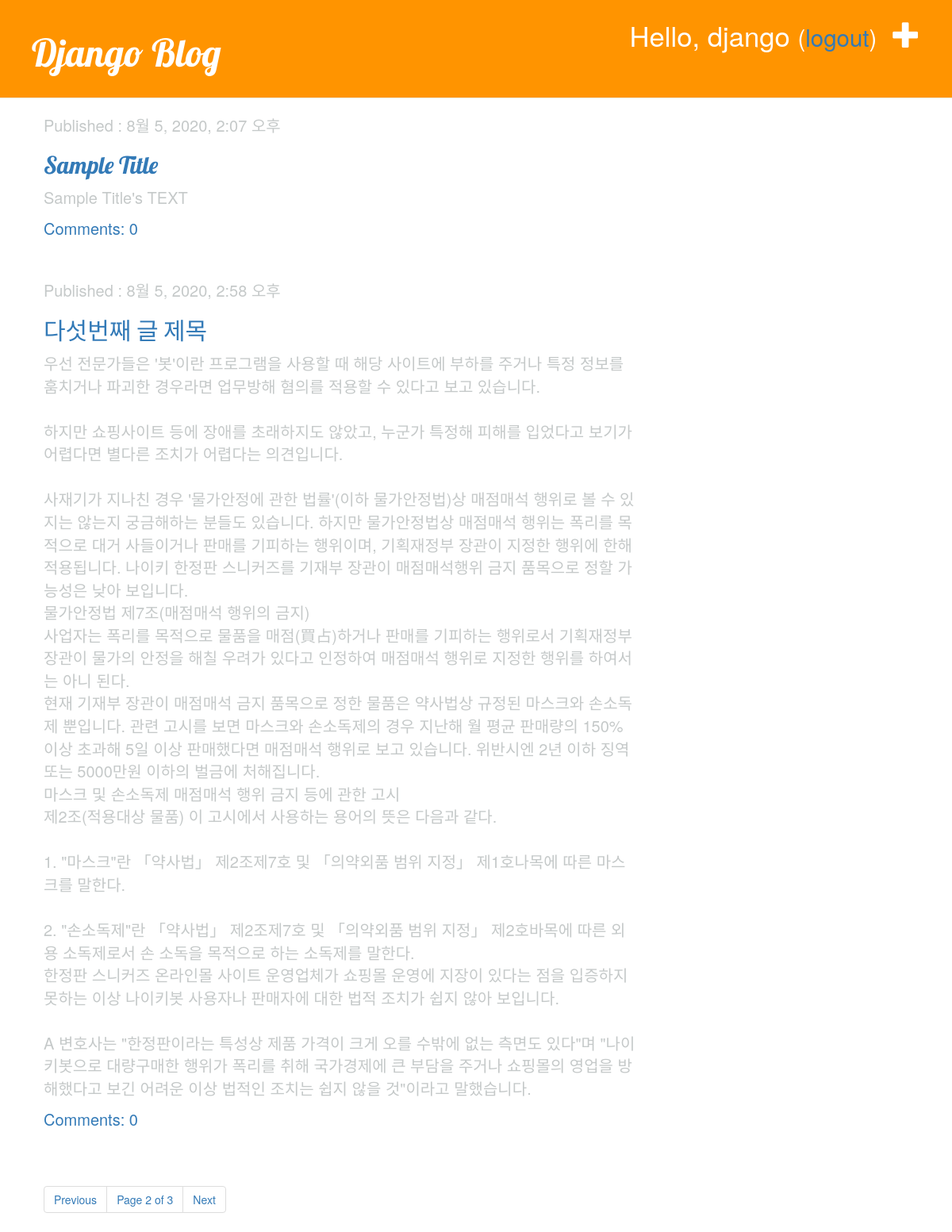
Page /?page=2 (signed in) on the committed database.
### blog/models.py (models this page shows, shortened)
class Post(models.Model):
    author = models.ForeignKey('auth.User',on_delete=models.CASCADE)
    title = models.CharField(max_length=200, validators=[min_length_3_validator])
    text = models.TextField()
    created_date = models.DateTimeField(default=timezone.now)
    published_date = models.DateTimeField(blank=True, null=True)

### blog/views.py (the view)
# urls.py: path('', views.post_list, name='post_list'),
def post_list(request):
    post_list = Post.objects.filter(published_date__lte=timezone.now()).\
        order_by('published_date')
    paginator = Paginator(post_list, 2)
    page = request.GET.get('page')
    try:
        posts = paginator.page(page)
    except PageNotAnInteger:
        posts = paginator.page(1)
    except EmptyPage:
        posts = paginator.page(paginator.num_pages)
    return render(request, 'blog/post_list.html', {'posts': posts})

### blog/templates/blog/post_list.html
{% extends 'blog/base.html' %}
{% block content %}
    {% for post in posts %}
        <div class="post">
            <div class="date">
                <p>Published : {{ post.published_date }}</p>
                <h2><a href="{% url 'post_detail' pk=post.pk %}">{{ post.title|title }}</a></h2>
                <p>{{ post.text|linebreaksbr }}</p>
                <a href="{% url 'post_detail' pk=post.pk %}">Comments: {{ post.comments.count }}</a>
            </div>
        </div>
    {% empty %}
        <div>요청하신 Post 가 존재하지 않습니다</div>
    {% endfor %}
    {% include 'blog/pagination.html' with page=posts %}
{% endblock %}

### blog/templates/blog/base.html (shortened to what this page needs)
<!DOCTYPE html>
{% load static %}
<html lang="ko">
<head>
    <link rel="stylesheet" href="https://stackpath.bootstrapcdn.com/bootstrap/3.4.1/css/bootstrap.min.css">
    <link rel="stylesheet" href="https://stackpath.bootstrapcdn.com/bootstrap/3.4.1/css/bootstrap-theme.min.css">
    <link rel="stylesheet" href="{% static 'css/blog.css' %}">
</head>
<body>
    <div class = "page-header">
        {% if user.is_authenticated %}
            <a href="{% url 'post_new' %}" class="top-menu">
                <span class="glyphicon glyphicon-plus"></span>
            </a>
            <p class="top-menu">Hello, {{user.username}}
                <small>(<a href="{% url 'logout' %}?next={{request.path}}">logout</a>)</small></p>
        {% else %}
            <a href="{% url 'login' %}" class="top-menu">
                <span class="glyphicon glyphicon-lock"></span>
            </a>
        {% endif %}
        <h1><a href="/">Django Blog</a></h1>
    </div>
    <div class="content container">
        <div class="row">
            <div class="col-md-8">
               {% block content %}
                {% endblock %}
            </div>
        </div>
    </div>
</body>
</html>

### blog/static/css/blog.css (style rules this page uses)
.page-header { background-color: #ff9400; margin-top: 0; padding: 20px 20px 20px 40px; }
.page-header h1, .page-header h1 a, .page-header h1 a:visited, .page-header h1 a:active { color: #ffffff; font-size: 36pt; text-decoration: none; }
h1, h2, h3, h4 { font-family: 'Lobster', cursive; }
.content { margin-left: 40px; }
.post { margin-bottom: 50px; }
.date { color: #c5c9c9; font-size: 15pt; }
.top-menu, .top-menu:hover, top-menu:visited { color: white; font-size: 26pt; margin-right: 20px; float: right; }

### rows in the picture
Post: published_date "8월 5, 2020, 2:07 오후", title "Sample Title", text "Sample Title's TEXT", comments.count "0"
Post: published_date "8월 5, 2020, 2:58 오후", title "다섯번째 글 제목", text "우선 전문가들은 '봇'이란 프로그램을 사용할 때 해당 사이트에 부하를 주거나 특정 정보를 훔치거나 파괴한 경우라면 업무방해 혐의를 적용할 수 있다고 보고 있습니다. 하지만 쇼핑사이트 등에 장애를 초래하지도 않았고, 누군가 특정해 피해를 입었다고 보기가 어렵다면 별다른 조치가 어렵다는 의견입니다. 사재기가 지나친 경우 '물가안정에 관한 법률'(이하 물가안정법)상 매점매석 행위로 볼 수 있지는 않는지 궁금해하는 분들도 있습니다. 하지만 물가안정법상 매점매석 행위는 폭리를 목적으로 대거 사들이거나 판매를 기피하는 행위이며, 기획재정부 장관이 지정한 행위에 한해 적용됩니다. 나이키 한정판 스니커즈를 기재부 장관이 매점매석행위 금지 품목으로 정할 가능성은 낮아 보입니다. 물가안정법 제7조(매점매석 행위의 금지) 사업자는 폭리를 목적으로 물품을 매점(買占)하거나 판매를 기피하는 행위로서 기획재정부장관이 물가의 안정을 해칠 우려가 있다고 인정하여 매점매석 행위로 지정한 행위를 하여서는 아니 된다. 현재 기재부 장관이 매점매석 금지 품목으로 정한 물품은 약사법상 규정된 마스크와 손소독제 뿐입니다. 관련 고시를 보면 마스크와 손소독제의 경우 지난해 월 평균 판매량의 150% 이상 초과해 5일 이상 판매했다면 매점매석 행위로 보고 있습니다. 위반시엔 2년 이하 징역 또는 5000만원 이하의 벌금에 처해집니다. 마스크 및 손소독제 매점매석 행위 금지…", comments.count "0"

### other values in the picture
{{ user.username }} "django"
{{ page.number }} "2"
{{ page.paginator.num_pages }} "3"
